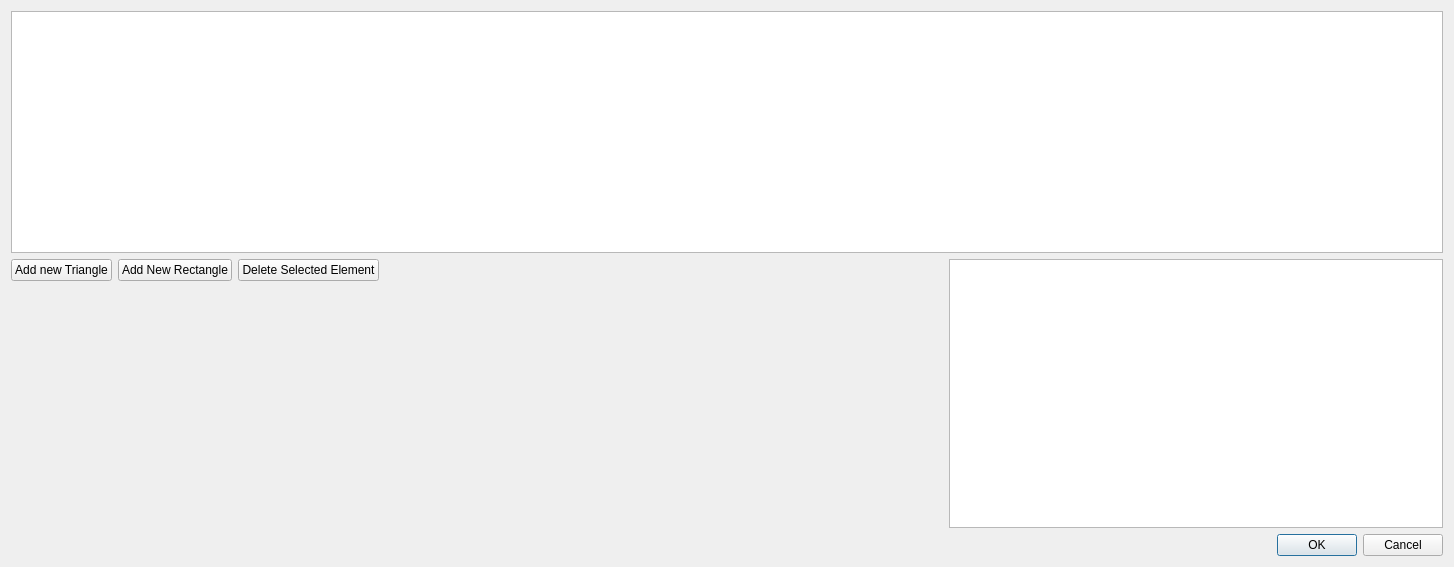
<ui version="4.0" >
 <class>TransDialog2D</class>
 <widget class="QDialog" name="TransDialog2D" >
  <property name="geometry" >
   <rect>
    <x>0</x>
    <y>0</y>
    <width>1450</width>
    <height>567</height>
   </rect>
  </property>
  <property name="windowTitle" >
   <string>Dialog</string>
  </property>
  <layout class="QGridLayout" name="gridLayout" >
   <item row="0" column="0" colspan="5" >
    <widget class="QGraphicsView" name="graphicsView_Histogram" >
     <property name="minimumSize" >
      <size>
       <width>1432</width>
       <height>176</height>
      </size>
     </property>
    </widget>
   </item>
   <item row="1" column="0" >
    <widget class="QPushButton" name="pushButton" >
     <property name="text" >
      <string>Add new Triangle</string>
     </property>
    </widget>
   </item>
   <item row="1" column="1" >
    <widget class="QPushButton" name="pushButton_2" >
     <property name="text" >
      <string>Add New Rectangle</string>
     </property>
    </widget>
   </item>
   <item row="1" column="2" >
    <widget class="QPushButton" name="pushButton_3" >
     <property name="text" >
      <string>Delete Selected Element</string>
     </property>
    </widget>
   </item>
   <item row="1" column="3" >
    <spacer name="horizontalSpacer" >
     <property name="orientation" >
      <enum>Qt::Horizontal</enum>
     </property>
     <property name="sizeHint" stdset="0" >
      <size>
       <width>675</width>
       <height>20</height>
      </size>
     </property>
    </spacer>
   </item>
   <item rowspan="2" row="1" column="4" >
    <widget class="QGraphicsView" name="graphicsView_ColorPicker" >
     <property name="minimumSize" >
      <size>
       <width>494</width>
       <height>175</height>
      </size>
     </property>
    </widget>
   </item>
   <item row="2" column="0" >
    <spacer name="verticalSpacer" >
     <property name="orientation" >
      <enum>Qt::Vertical</enum>
     </property>
     <property name="sizeHint" stdset="0" >
      <size>
       <width>20</width>
       <height>40</height>
      </size>
     </property>
    </spacer>
   </item>
   <item row="3" column="4" >
    <widget class="QDialogButtonBox" name="buttonBox" >
     <property name="orientation" >
      <enum>Qt::Horizontal</enum>
     </property>
     <property name="standardButtons" >
      <set>QDialogButtonBox::Cancel|QDialogButtonBox::Ok</set>
     </property>
    </widget>
   </item>
  </layout>
 </widget>
 <resources/>
 <connections>
  <connection>
   <sender>buttonBox</sender>
   <signal>accepted()</signal>
   <receiver>TransDialog2D</receiver>
   <slot>accept()</slot>
   <hints>
    <hint type="sourcelabel" >
     <x>248</x>
     <y>254</y>
    </hint>
    <hint type="destinationlabel" >
     <x>157</x>
     <y>274</y>
    </hint>
   </hints>
  </connection>
  <connection>
   <sender>buttonBox</sender>
   <signal>rejected()</signal>
   <receiver>TransDialog2D</receiver>
   <slot>reject()</slot>
   <hints>
    <hint type="sourcelabel" >
     <x>316</x>
     <y>260</y>
    </hint>
    <hint type="destinationlabel" >
     <x>286</x>
     <y>274</y>
    </hint>
   </hints>
  </connection>
 </connections>
</ui>
